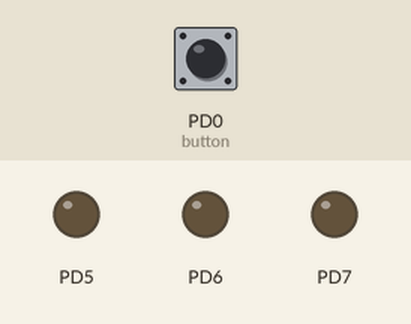
Bench run of a program on a simulated ATmega32, built with avr-gcc and emulated at 8 MHz. Parts: output pins drawn as LEDs (lit = HIGH). Inputs (shaded band) come from the test bench; at power-on: PD0 (button) LOW.

Above: at 1.2 s.
1.3 s: PD0 (button) pulled HIGH for 3.2 s
At 2.2 s:
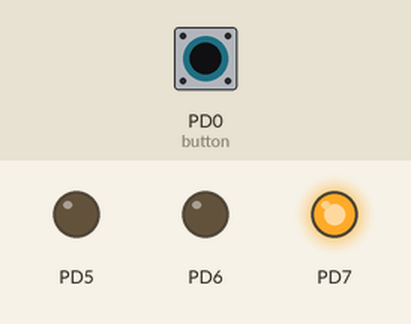
6.0 s: PD0 (button) pulled HIGH for 0.15 s
At 7.0 s:
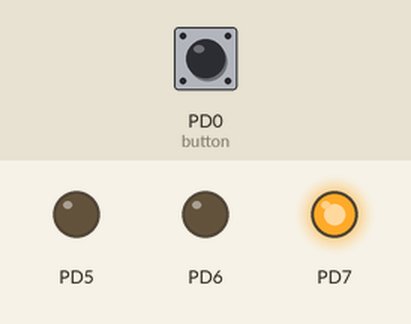
7.6 s: PD0 (button) pulled HIGH for 1 s
At 8.2 s:
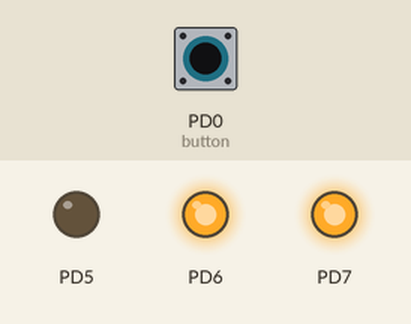
Timing chart, 0 to 10.6 s (numbered marks = the images above; inputs shaded):
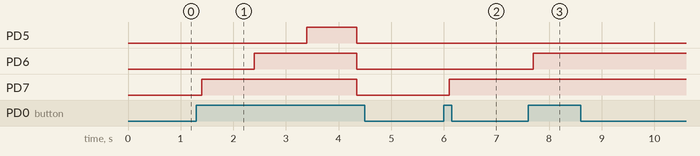

Measured:
- after the input at 1.3 s, PD5: LOW → HIGH after 2.1 s, → LOW 0.95 s later; PD6: LOW → HIGH after 1.1 s, → LOW 2.0 s later; PD7: LOW → HIGH after 0.10 s, → LOW 3.0 s later
- after the input at 6.0 s, PD7: LOW → HIGH after 0.10 s
- after the input at 7.6 s, PD6: LOW → HIGH after 0.10 s

The program:

main.c
```c
/*
 * Task2_code.c
 *
 * Created: 2/5/2025 3:06:33 PM
 * Author : oussa
 */


#define F_CPU 8000000UL
#include "MemoryMap.h"
#include "utils.h"
#include <util/delay.h>

int main(void)
{
	 static unsigned counter = 7;
     DDRD = (1<<5) | (1<<6) | (1<<7);//set pins D5,D6,D7 connected to leds as output
	 ClearBit(DDRD,0); // set the pins d0 as input
	 PORTD = 0x00;
	 while(1)
	 {
		 if(ReadBit(PIND,0) == 1)//check if button is pressed (high)
		 {
			 _delay_ms(50); //delay to make sure the button is pressed

			 if(ReadBit(PIND,0) == 1) //check is the button is still pressed
			 {
				 if(counter>4)
				 {
					 _delay_ms(50);
					 SetBit(PORTD,counter);
					 counter--;
					 _delay_ms(300);
				 }
				 else
				 {
					 PORTD = 0x00;
					 counter = 7;
				 }
				 _delay_ms(300);
			 }
			 _delay_ms(300);
		 }
	 }


}
```

MemoryMap.h
```c
/*
 * MemoryMap.h
 *
 * Created: 2/5/2025 1:36:27 AM
 *  Author: oussa
 */


#ifndef MEMORYMAP_H_
#define MEMORYMAP_H_

#define DDRA *((volatile unsigned char *)(0x3A))
#define PORTA *((volatile unsigned char *)(0x3B))
#define PINA *((volatile unsigned char *)(0x39))

#define DDRC *((volatile unsigned char *)(0x34))
#define PORTC *((volatile unsigned char *)(0x35))
#define PINC *((volatile unsigned char *)(0x33))

#define DDRD *((volatile unsigned char *)(0x31))
#define PORTD *((volatile unsigned char *)(0x32))
#define PIND *((volatile unsigned char *)(0x30))


#endif /* MEMORYMAP_H_ */
```

utils.h
```c
/*
 * utils.h
 *
 * Created: 2/5/2025 11:13:22 AM
 *  Author: oussa
 */


#ifndef UTILS_H_
#define UTILS_H_

#define SetBit(reg,bit) (reg |= (1<<bit))
#define ClearBit(reg,bit) (reg &= ~(1<<bit))
#define Togglebit(reg,bit) (reg ^= (1<<bit))
#define ReadBit(reg,bit) ((reg>>bit) & 1)


#endif /* UTILS_H_ */
```
